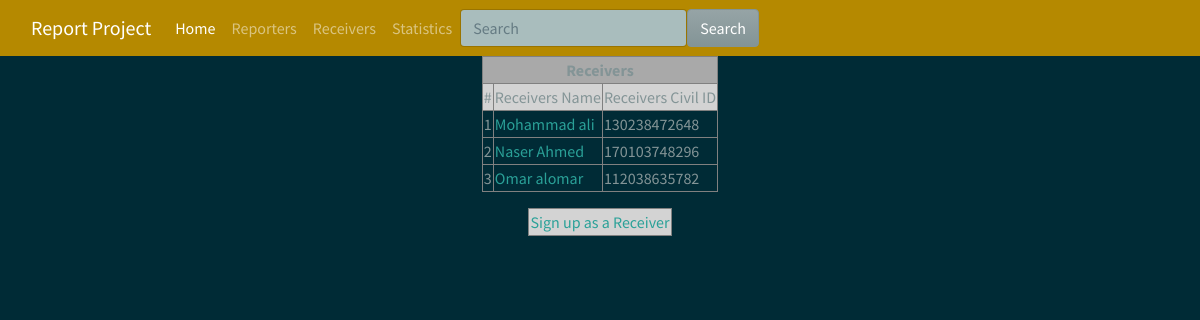
Before: /report/receivers/ with the older database file.
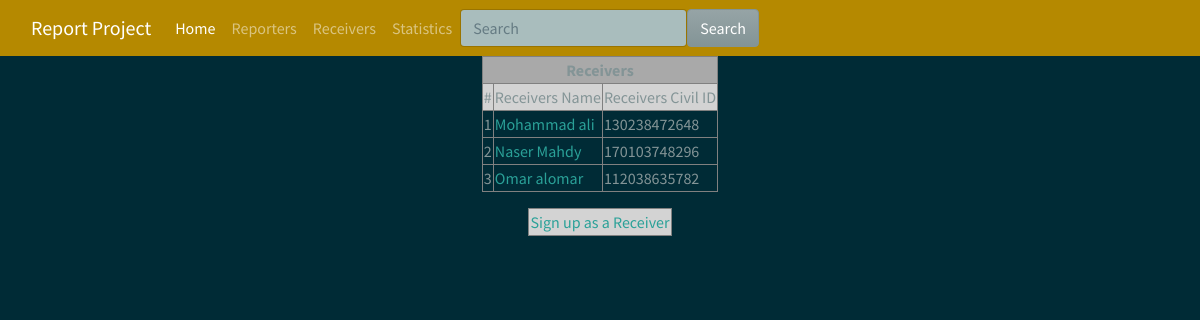
After: the same page with the newer database file.
### report/models.py (models this page shows, shortened)
class Receiver(models.Model):
  ResCivilId = models.CharField(max_length=50)
  ResName = models.CharField(max_length=50)
  email = models.EmailField(blank=True, null=True)

### report/views.py (the view)
# urls.py: path('receivers/', views.receivers, name = "all-receivers"),
def receivers(request):
  data={}
  receiver = Receiver.objects.all()
  data["receviers"] = receiver
  return render(request, "receivers.html", context = data)

### report/templates/receivers.html (shortened to what this page needs)
{% extends "base.html"%}
{% block content %}
<!DOCTYPE html>
<html lang="en">
<head>
</head>
<body>
  <table border=1 align="center">
    <tr bgcolor="darkgrey">
      <td colspan=4 align="center"> <strong>Receivers</strong>
      </td>
    </tr>
    <tr bgcolor="lightgrey">
        <td align="center">#</td>
        <td align="center">Receivers Name</td>
        <td align="center">Receivers Civil ID</td>
    </tr>
    {% for r in receviers %}
      <tr>
        <td>{{ forloop.counter }}</td>
        <td><a href="/report/show/receiver/{{r.ResCivilId}}/">{{ r.ResName }}</a></td>
        <td>{{ r.ResCivilId }}</td>
    {% endfor %}
  </table>
<p>
  <table border=1 align="center">
    <tr bgcolor="lightgrey">
        <td align="center"><a href="/report/add/receiver/">Sign up as a Receiver</a></td>
    </tr>
  </table> </p>
  {% endblock %}

Changed rows visible on the page:
changed Receiver: ResName "Naser Ahmed" → "Naser Mahdy"
